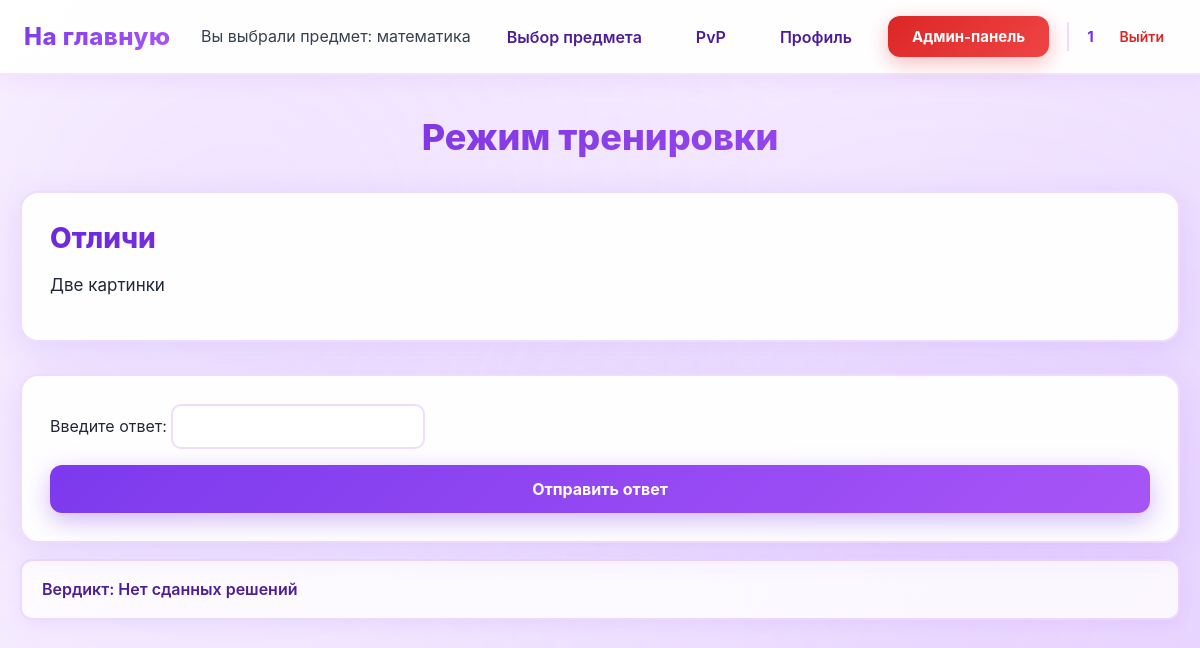
The page /математика/task/4 (signed in) on the database as committed earlier.
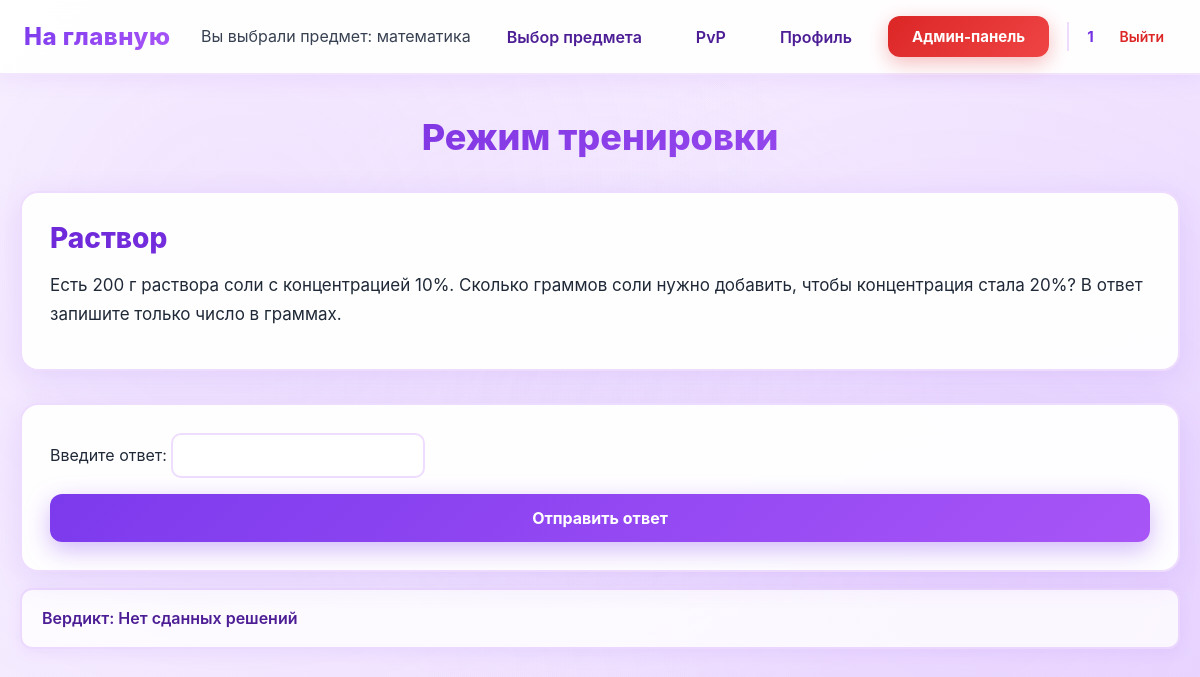
The same page on the database as committed later.
### data/users.py (models this page shows, shortened)
class User(SqlAlchemyBase, UserMixin):
    __tablename__ = 'users'
    id = sqlalchemy.Column(sqlalchemy.Integer,
                           primary_key=True, autoincrement=True)
    name = sqlalchemy.Column(sqlalchemy.String, nullable=True)
    email = sqlalchemy.Column(sqlalchemy.String,
                              index=True, unique=True, nullable=True)
    hashed_password = sqlalchemy.Column(sqlalchemy.String, nullable=True)
    elo_rating = sqlalchemy.Column(sqlalchemy.Float, default=1000)
    admin = sqlalchemy.Column(sqlalchemy.Boolean, default=0)
    ban = sqlalchemy.Column(sqlalchemy.Boolean, default=0)
    created_date = sqlalchemy.Column(sqlalchemy.DateTime,
                                     default=datetime.datetime.now)
    submissions = orm.relationship("Submissions", back_populates="user")

### data/tasks.py (models this page shows)
class Tasks(SqlAlchemyBase):
    __tablename__ = 'tasks'
    id = sqlalchemy.Column(sqlalchemy.Integer,
                           primary_key=True, autoincrement=True)
    subject = sqlalchemy.Column(sqlalchemy.Text, nullable=True)
    title = sqlalchemy.Column(sqlalchemy.Text, nullable=True)
    statement = sqlalchemy.Column(sqlalchemy.Text, nullable=True)
    input_format = sqlalchemy.Column(sqlalchemy.Text, nullable=True)
    output_format = sqlalchemy.Column(sqlalchemy.Text, nullable=True)
    memory_limit = sqlalchemy.Column(sqlalchemy.Integer, nullable=True)
    time_limit = sqlalchemy.Column(sqlalchemy.Integer, nullable=True)
    difficulty = sqlalchemy.Column(sqlalchemy.Text, nullable=True)
    created_at = sqlalchemy.Column(sqlalchemy.DateTime,
                                     default=datetime.datetime.now)
    task_tests = orm.relationship("TaskTest", back_populates='tasks')
    submissions = orm.relationship("Submissions", back_populates="tasks")
    theme = sqlalchemy.Column(sqlalchemy.Text, nullable=True)

### main.py (the view, shortened to what this page needs)
@app.route('/<subject>/task/<int:task_id>', methods=["GET", "POST"])
@login_required
@user_ban
def training(subject, task_id):
    db_sess = db_session.create_session()
    task = db_sess.get(Tasks, task_id)
    task_test = db_sess.query(TaskTest).filter(TaskTest.task_id == task.id).all()
    submission = db_sess.query(Submissions).filter(Submissions.task_id == task.id).all()
    submission_id = len(submission) + 1
    if subject == 'информатика':
        if request.method == "POST":
            file = request.files.get("file")
            if not file or file.filename == "":
                abort(400, "Файл не выбран")
            file.filename = f"submission_{submission_id}.py"
            os.makedirs(f"submissions_training/submissions_{current_user.id}/task_{task_id}", exist_ok=True)
            file.save(os.path.join(f"submissions_training/submissions_{current_user.id}/task_{task_id}", file.filename))
            test_passed = 0
            f_err = 0
            for test in task_test:
                p = subprocess.Popen(
                    ["python", f"submission_{submission_id}.py"],
                    stdin=subprocess.PIPE,
                    stdout=subprocess.PIPE,
                    stderr=subprocess.PIPE,
                    text=True,
                    cwd=f"submissions_training/submissions_{current_user.id}/task_{task_id}"
                )
                try:
                    out, err = p.communicate(test.input_data, timeout=task.time_limit)
                    out = out.strip()
                    if err:
                        print(err)
                        submission_result = Submissions(
                            user_id=current_user.id,
                            task_id=task_id,
                            verdict=err.splitlines()[-1],
                            total_tests=test_passed,
                        )
                        f_err = 1
                    else:
                        if out == test.output.strip():
                            test_passed += 1
                except subprocess.TimeoutExpired:
                    print("Превышено максимальное время работы")
                    submission_result = Submissions(
                        user_id=current_user.id,
                        task_id=task_id,
                        verdict="Превышено максимальное время работы",
                        total_tests=test_passed,
                    )
                    f_err = 1
                    p.kill()
            print(f"Пройдено тестов: {test_passed}")
            if test_passed == 5:
                print("OK")
                submission_result = Submissions(
                    user_id=current_user.id,
                    task_id=task_id,
                    verdict="OK",
                    total_tests=test_passed,
                )
            elif f_err == 0:
                print("неверный ответ")
                submission_result = Submissions(
                    user_id=current_user.id,
                    task_id=task_id,
                    verdict="Частичное решение",
                    total_tests=test_passed,
                )
            db_sess.add(submission_result)
            db_sess.commit()
        last_submission = db_sess.query(Submissions).filter(Submissions.user_id == current_user.id,
                                                            Submissions.task_id == task_id).all()
        if last_submission:
            result = last_submission[-1]
            verdict = result.verdict
            test_passed = result.total_tests
        else:
            verdict = "Нет сданных решений"
            test_passed = None
        return render_template('training.html', task=task, test=task_test[0], verdict=verdict, test_passed=test_passed, subject=subject)
    else:
        last_submission = db_sess.query(Submissions).filter(Submissions.user_id == current_user.id,
                                                    Submissions.task_id == task_id).all()
        if last_submission:
            result = last_submission[-1]
            verdict = result.verdict
        else:
            verdict = "Нет сданных решений"
        return render_template('training_other.html', task=task, verdict=verdict, subject=subject)

### data/db_session.py (called while the page is built)
def create_session() -> Session:
    global __factory
    return __factory()

### main.py (called while the page is built)
@login_manager.user_loader
def load_user(user_id):
    db_sess = db_session.create_session()
    return db_sess.get(User, user_id)

def user_ban(func):
    @wraps(func)
    def wrapper(*args, **kwargs):
        if current_user.ban:
            abort(403)
        return func(*args, **kwargs)
    return wrapper

### templates/training_other.html (shortened to what this page needs)
{% extends "base.html" %}
{% block styles %}
<link rel="stylesheet" href="{{ url_for('static', filename='train.css') }}">
{% endblock %}
{% block content %}
<h1>Режим тренировки</h1>
<div class="condition">
    <h2>{{ task.title }}</h2>
    <p>{{ task.statement }}</p>
</div>
<div class="task">
    <form class="send" method="post">
        <div class="answer_field">
            <label>Введите ответ: </label>
            <input type="text" name="answer" />
        </div>
        <button type="submit" id="submitBtn">Отправить ответ</button>
    </form>
</div>
<p>Вердикт: {{ verdict }}</p>
{% endblock %}

### templates/base.html (shortened to what this page needs)
<!doctype html>
<html lang="ru">
<head>
    <link rel="stylesheet" href="{{ url_for('static', filename='base.css') }}">
    {% block styles %}{% endblock %}
</head>
<body>
<header class="site-header">
    <nav class="navbar">
        <div class="nav-left">
            {% if session.get('subject') %}
            <a class="logo" href="/{{ subject }}/">На главную</a>
            {% else %}
            <a class="logo" href="/">На главную</a>
            {% endif %}
        </div>
        <div class="nav-right">
            {% if current_user.is_authenticated %}
                {% if subject != 'subject' and subject != None %}
                <p>Вы выбрали предмет: {{ subject }}</p>
                <a class="nav-link" href="/subject/choice">Выбор предмета</a>
                <a class="nav-link" href="/{{ subject }}/pvp">PvP</a>
                {% endif %}
                <a class="nav-link" href="/profile">Профиль</a>
                {% if current_user.admin %}
                    <a class="btn btn-admin" href="/admin">Админ-панель</a>
                {% endif %}
                <div class="user-menu">
                    <span class="username">{{ current_user.name }}</span>
                    <a class="logout" href="/logout">Выйти</a>
                </div>
            {% else %}
                <a class="btn btn-outline" href="/login">Войти</a>
                <a class="btn btn-primary" href="/register">Регистрация</a>
            {% endif %}
        </div>
    </nav>
</header>
<main class="page-content">
    {% block content %}{% endblock %}
</main>
</body>
</html>

### static/base.css (style rules this page uses)
* { box-sizing: border-box; margin: 0; padding: 0; font-family: "Inter", "Segoe UI", Arial, sans-serif; }
body { background: linear-gradient(135deg, #faf5ff 0%, #f3e8ff 50%, #e9d5ff 100%); background-attachment: fixed; color: #1f2937; min-height: 100vh; position: relative; }
body::before { content: ''; position: fixed; top: 0; left: 0; right: 0; bottom: 0; background: radial-gradient(circle at 20% 30%, rgba(168, 85, 247, 0.08) 0%, transparent 50%), radial-gradient(circle at 80% 70%, rgba(192, 132, 252, 0.08) 0%, transparent 50%), radial-gradient(circle at 50% 50%, rgba(233, 213, 255, 0.1) 0%, transparent 50%); pointer-events: none; z-index: 0; }
.site-header { background: rgba(255, 255, 255, 0.95); backdrop-filter: blur(20px); border-bottom: 2px solid rgba(168, 85, 247, 0.15); box-shadow: 0 4px 20px rgba(168, 85, 247, 0.1); position: relative; z-index: 100; }
.navbar { max-width: 1200px; margin: 0 auto; padding: 16px 24px; display: flex; align-items: center; justify-content: space-between; }
.logo { font-size: 24px; font-weight: 800; text-decoration: none; background: linear-gradient(135deg, #7c3aed, #a855f7); -webkit-background-clip: text; -webkit-text-fill-color: transparent; background-clip: text; letter-spacing: 0.5px; transition: all 0.3s ease; position: relative; }
.logo::after { content: ''; position: absolute; bottom: -4px; left: 0; width: 0; height: 3px; background: linear-gradient(90deg, #7c3aed, #a855f7); border-radius: 2px; transition: width 0.3s ease; }
.nav-left, .nav-right { display: flex; align-items: center; gap: 18px; position: relative; z-index: 10; }
.nav-link { text-decoration: none; color: #4c1d95; font-weight: 600; padding: 10px 18px; border-radius: 12px; transition: all 0.3s ease; position: relative; background: transparent; }
.btn-admin { background: linear-gradient(135deg, #dc2626, #ef4444); color: #ffffff !important; box-shadow: 0 6px 20px rgba(220, 38, 38, 0.3); position: relative; overflow: hidden; font-weight: 700; padding: 10px 20px; border-radius: 12px; text-decoration: none; transition: all 0.3s ease; }
.btn-admin::before { content: ''; position: absolute; top: 50%; left: 50%; width: 0; height: 0; border-radius: 50%; background: rgba(255, 255, 255, 0.2); transform: translate(-50%, -50%); transition: width 0.6s ease, height 0.6s ease; }
.user-menu { display: flex; align-items: center; gap: 14px; padding-left: 18px; border-left: 2px solid rgba(168, 85, 247, 0.2); }
.username { font-size: 15px; font-weight: 700; color: #5b21b6; background: linear-gradient(135deg, #6d28d9, #7c3aed); -webkit-background-clip: text; -webkit-text-fill-color: transparent; background-clip: text; }
.logout { text-decoration: none; font-size: 14px; color: #dc2626; font-weight: 600; padding: 6px 12px; border-radius: 8px; transition: all 0.2s ease; }
.btn { text-decoration: none; font-size: 15px; padding: 11px 24px; border-radius: 12px; font-weight: 700; transition: all 0.3s cubic-bezier(0.4, 0, 0.2, 1); position: relative; overflow: hidden; z-index: 1; display: inline-block; }
.btn::before { content: ''; position: absolute; top: 50%; left: 50%; width: 0; height: 0; border-radius: 50%; background: rgba(255, 255, 255, 0.2); transform: translate(-50%, -50%); transition: width 0.6s ease, height 0.6s ease; z-index: -1; }
.page-content { max-width: 1200px; margin: 40px auto; padding: 0 20px; position: relative; z-index: 10; }
h1, h2, h3, h4, h5, h6 { color: #5b21b6; font-weight: 800; }
p { color: #374151; line-height: 1.6; }
a { color: #7c3aed; }
input, textarea, select { background: #ffffff; border: 2px solid rgba(168, 85, 247, 0.2); border-radius: 10px; padding: 12px 16px; color: #1f2937; font-size: 14px; transition: all 0.3s ease; }

Rows that differ between the two databases and show on the page:
changed Tasks: subject (not shown) → "математика"; title "Отличи" → "Раствор"; statement "Две картинки" → "Есть 200 г раствора соли с концентрацией 10%. Сколько граммов соли нужно добавить, чтобы концентрация стала 20%? В ответ запишите только число в граммах."
Other text that changed with them:
{{ subject }}: "математика" → (not shown)
